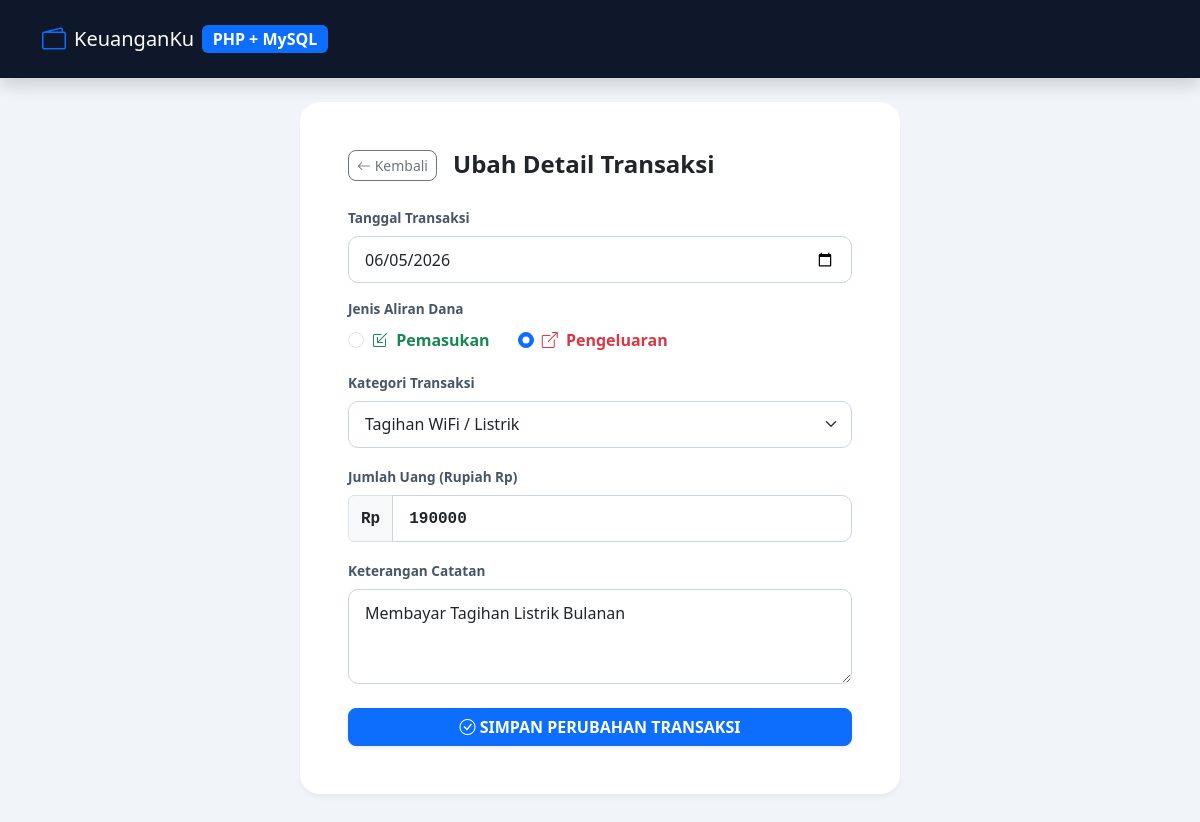
Screenshot of /edit.php?id=4 (signed in) with the database file from the repository.
### tables this page shows
CREATE TABLE IF NOT EXISTS `transaksi` (
  `id` INT(11) NOT NULL AUTO_INCREMENT,
  `tanggal` DATE NOT NULL,
  `keterangan` VARCHAR(255) NOT NULL,
  `kategori` VARCHAR(100) NOT NULL DEFAULT 'Lainnya',
  `jenis` ENUM('pemasukan','pengeluaran') NOT NULL,
  `jumlah` INT(11) NOT NULL,
  PRIMARY KEY (`id`)
);

### edit.php (the view, shortened to what this page needs)
<?php
require_once 'koneksi.php';
$id = (int)$_GET['id'];
$query_select = "SELECT * FROM transaksi WHERE id = ?";
$stmt_select = mysqli_prepare($koneksi, $query_select);
if ($stmt_select) {
    mysqli_stmt_bind_param($stmt_select, "i", $id);
    mysqli_stmt_execute($stmt_select);
    $result = mysqli_stmt_get_result($stmt_select);
    $old_data = mysqli_fetch_assoc($result);
} else {
    die("Kegagalan memproses kueri database SELECT.");
}
?>
<!DOCTYPE html>
<html lang="id">
<head>
    <link href="https://cdn.jsdelivr.net/npm/bootstrap@5.3.0/dist/css/bootstrap.min.css" rel="stylesheet">
    <link href="https://cdn.jsdelivr.net/npm/bootstrap-icons@1.11.2/font/bootstrap-icons.css" rel="stylesheet">
</head>
<body>
<nav class="navbar navbar-expand-lg navbar-dark bg-dark py-3 mb-4 shadow" style="background-color: #0f172a !important;">
    <div class="container">
        <a class="navbar-brand d-flex align-items-center" href="index.php">
            <i class="bi bi-wallet2 text-primary me-2 fs-4"></i>
            KeuanganKu <span class="badge bg-primary ms-2 fs-6">PHP + MySQL</span>
        </a>
    </div>
</nav>
<div class="container pb-5">
    <div class="card main-card p-4 p-sm-5 mt-3">
        <div class="d-flex items-center gap-2 mb-4">
            <a href="index.php" class="btn btn-sm btn-outline-secondary rounded-3 me-2">
                <i class="bi bi-arrow-left"></i> Kembali
            </a>
            <h4 class="fw-bold text-slate-800 mb-0">Ubah Detail Transaksi</h4>
        </div>
        <form action="edit.php?id=<?= $id; ?>" method="POST">
            <div class="mb-3">
                <label for="tanggal" class="form-label">Tanggal Transaksi</label>
                <input type="date" class="form-control" id="tanggal" name="tanggal" value="<?= htmlspecialchars($old_data['tanggal']); ?>" required>
            </div>
            <div class="mb-3">
                <label class="form-label d-block">Jenis Aliran Dana</label>
                <div class="form-check form-check-inline me-4">
                    <input class="form-check-input" type="radio" name="jenis" id="pemasukan" value="pemasukan" <?= $old_data['jenis'] === 'pemasukan' ? 'checked' : ''; ?>>
                    <label class="form-check-label fw-semibold text-success" for="pemasukan">
                        <i class="bi bi-box-arrow-in-down-left me-1"></i> Pemasukan
                    </label>
                </div>
                <div class="form-check form-check-inline">
                    <input class="form-check-input" type="radio" name="jenis" id="pengeluaran" value="pengeluaran" <?= $old_data['jenis'] === 'pengeluaran' ? 'checked' : ''; ?>>
                    <label class="form-check-label fw-semibold text-danger" for="pengeluaran">
                        <i class="bi bi-box-arrow-up-right me-1"></i> Pengeluaran
                    </label>
                </div>
            </div>
            <div class="mb-3">
                <label for="kategori" class="form-label">Kategori Transaksi</label>
                <select class="form-select" id="kategori" name="kategori" required>
                    <option value="Tagihan" <?= $old_data['kategori'] === 'Tagihan' ? 'selected' : ''; ?>>Tagihan WiFi / Listrik</option>
                </select>
            </div>
            <div class="mb-3">
                <label for="jumlah" class="form-label">Jumlah Uang (Rupiah Rp)</label>
                <div class="input-group">
                    <span class="input-group-text bg-light text-slate-500 font-monospace fw-bold">Rp</span>
                    <input type="number" class="form-control font-monospace fw-bold" id="jumlah" name="jumlah" value="<?= htmlspecialchars($old_data['jumlah']); ?>" min="1" required>
                </div>
            </div>
            <div class="mb-4">
                <label for="keterangan" class="form-label">Keterangan Catatan</label>
                <textarea class="form-control" id="keterangan" name="keterangan" rows="3" required><?= htmlspecialchars($old_data['keterangan']); ?></textarea>
            </div>
            <button type="submit" class="btn btn-primary w-100 py-2.5 rounded-3 fw-bold shadow-sm text-uppercase tracking-wider">
                <i class="bi bi-check-circle me-1.5"></i> Simpan Perubahan Transaksi
            </button>
        </form>
    </div>
</div>
</body>
</html>

### edit.php (style rules this page uses)
body { background-color: #f1f5f9; font-family: 'Segoe UI', system-ui, -apple-system, sans-serif; color: #1e293b; }
.main-card { border: none; border-radius: 20px; background-color: #ffffff; box-shadow: 0 4px 6px -1px rgba(0, 0, 0, 0.05); max-width: 600px; margin: 0 auto; }
.form-label { font-weight: 600; color: #475569; font-size: 0.85rem; }
.form-control, .form-select { border-radius: 10px; padding: 0.65rem 1rem; border: 1px solid #cbd5e1; }

### rows the page displays
transaksi: tanggal "06/05/2026", jenis "☐ Pemasukan", jenis "☑ Pengeluaran", kategori "Tagihan WiFi / Listrik", jumlah "190000", keterangan "Membayar Tagihan Listrik Bulanan"
